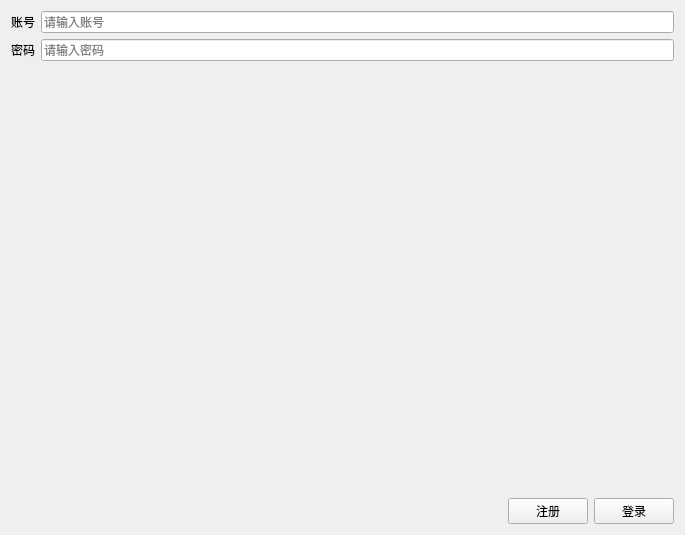
<?xml version="1.0" encoding="UTF-8"?>
<ui version="4.0">
 <class>Form</class>
 <widget class="QWidget" name="Form">
  <property name="geometry">
   <rect>
    <x>0</x>
    <y>0</y>
    <width>685</width>
    <height>535</height>
   </rect>
  </property>
  <property name="windowTitle">
   <string>Form</string>
  </property>
  <layout class="QVBoxLayout" name="verticalLayout_3">
   <item>
    <layout class="QGridLayout" name="gridLayout">
     <item row="1" column="0">
      <widget class="QLabel" name="label_2">
       <property name="text">
        <string>密码</string>
       </property>
      </widget>
     </item>
     <item row="0" column="0">
      <widget class="QLabel" name="label">
       <property name="text">
        <string>账号</string>
       </property>
      </widget>
     </item>
     <item row="0" column="1" rowspan="2">
      <layout class="QVBoxLayout" name="verticalLayout">
       <item>
        <widget class="QLineEdit" name="lineEdit">
         <property name="sizePolicy">
          <sizepolicy hsizetype="Expanding" vsizetype="Preferred">
           <horstretch>0</horstretch>
           <verstretch>0</verstretch>
          </sizepolicy>
         </property>
         <property name="placeholderText">
          <string>请输入账号</string>
         </property>
        </widget>
       </item>
       <item>
        <widget class="QLineEdit" name="lineEdit_2">
         <property name="placeholderText">
          <string>请输入密码</string>
         </property>
        </widget>
       </item>
      </layout>
     </item>
    </layout>
   </item>
   <item>
    <layout class="QVBoxLayout" name="verticalLayout_2">
     <item>
      <spacer name="verticalSpacer">
       <property name="orientation">
        <enum>Qt::Orientation::Vertical</enum>
       </property>
       <property name="sizeHint" stdset="0">
        <size>
         <width>20</width>
         <height>165</height>
        </size>
       </property>
      </spacer>
     </item>
     <item>
      <layout class="QHBoxLayout" name="horizontalLayout">
       <item>
        <spacer name="horizontalSpacer">
         <property name="orientation">
          <enum>Qt::Orientation::Horizontal</enum>
         </property>
         <property name="sizeHint" stdset="0">
          <size>
           <width>40</width>
           <height>20</height>
          </size>
         </property>
        </spacer>
       </item>
       <item>
        <widget class="QPushButton" name="registerButton">
         <property name="cursor">
          <cursorShape>ArrowCursor</cursorShape>
         </property>
         <property name="text">
          <string>注册</string>
         </property>
        </widget>
       </item>
       <item>
        <widget class="QPushButton" name="loginButton">
         <property name="text">
          <string>登录</string>
         </property>
        </widget>
       </item>
      </layout>
     </item>
    </layout>
   </item>
  </layout>
 </widget>
 <resources/>
 <connections/>
</ui>
